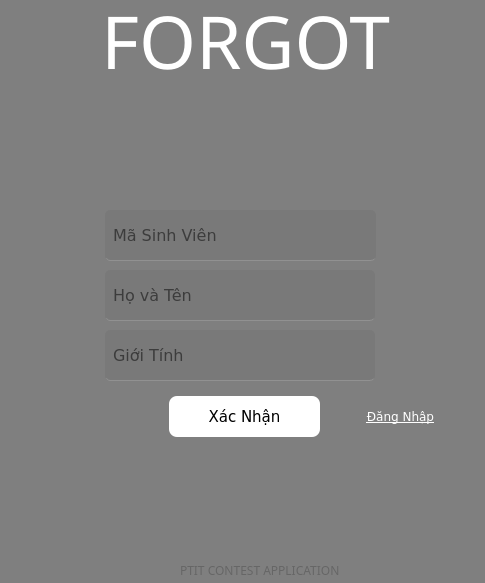
<?xml version="1.0" encoding="UTF-8"?>
<ui version="4.0">
 <class>dangNhapUI</class>
 <widget class="QDialog" name="dangNhapUI">
  <property name="geometry">
   <rect>
    <x>0</x>
    <y>0</y>
    <width>485</width>
    <height>583</height>
   </rect>
  </property>
  <property name="windowTitle">
   <string>Ứng Dụng Trắc Nghiệm</string>
  </property>
  <property name="styleSheet">
   <string notr="true">background-color: #7F7F7F;</string>
  </property>
  <widget class="QStackedWidget" name="das">
   <property name="geometry">
    <rect>
     <x>0</x>
     <y>0</y>
     <width>485</width>
     <height>583</height>
    </rect>
   </property>
   <property name="currentIndex">
    <number>1</number>
   </property>
   <widget class="QWidget" name="loginPage">
    <widget class="QLabel" name="classMaLabel">
     <property name="geometry">
      <rect>
       <x>100</x>
       <y>-10</y>
       <width>281</width>
       <height>101</height>
      </rect>
     </property>
     <property name="font">
      <font>
       <family>VNI-Hobo</family>
       <pointsize>55</pointsize>
       <bold>false</bold>
      </font>
     </property>
     <property name="layoutDirection">
      <enum>Qt::LayoutDirection::LeftToRight</enum>
     </property>
     <property name="styleSheet">
      <string notr="true">background: transparent;
color:rgb(255, 255, 255)</string>
     </property>
     <property name="text">
      <string>LOGIN</string>
     </property>
     <property name="alignment">
      <set>Qt::AlignmentFlag::AlignCenter</set>
     </property>
    </widget>
    <widget class="QLineEdit" name="taikhoan">
     <property name="geometry">
      <rect>
       <x>105</x>
       <y>220</y>
       <width>271</width>
       <height>51</height>
      </rect>
     </property>
     <property name="font">
      <font>
       <family>Verdana</family>
       <pointsize>12</pointsize>
      </font>
     </property>
     <property name="styleSheet">
      <string notr="true">QLineEdit {
    background-color: rgb(121, 121, 121); /* Nền xám */
    border-radius: 5px; /* Bo góc */
    padding-bottom: 2px; /* Khoảng cách phía dưới */
    padding-top: 3px; /* Khoảng cách phía trên */
    padding-left: 6px; /* Khoảng cách bên trái */
    border-bottom: 1px solid rgb(145, 145, 145); /* Viền dưới màu xám nhạt */
    color: rgb(0, 0, 0); /* Màu chữ đen */
}

QLineEdit:focus {
    border-bottom: 2px solid rgb(0, 122, 204); /* Thay đổi viền dưới khi có focus */
}</string>
     </property>
     <property name="placeholderText">
      <string>Mã Sinh Viên</string>
     </property>
    </widget>
    <widget class="QLineEdit" name="matkhau">
     <property name="geometry">
      <rect>
       <x>105</x>
       <y>280</y>
       <width>271</width>
       <height>51</height>
      </rect>
     </property>
     <property name="font">
      <font>
       <family>Verdana</family>
       <pointsize>12</pointsize>
      </font>
     </property>
     <property name="styleSheet">
      <string notr="true">QLineEdit {
    background-color: rgb(121, 121, 121); /* Nền xám */
    border-radius: 5px; /* Bo góc */
    padding-bottom: 2px; /* Khoảng cách phía dưới */
    padding-top: 3px; /* Khoảng cách phía trên */
    padding-left: 6px; /* Khoảng cách bên trái */
    border-bottom: 1px solid rgb(145, 145, 145); /* Viền dưới màu xám nhạt */
    color: rgb(0, 0, 0); /* Màu chữ đen */
}

QLineEdit:focus {
    border-bottom: 2px solid rgb(0, 122, 204); /* Thay đổi viền dưới khi có focus */
}</string>
     </property>
     <property name="echoMode">
      <enum>QLineEdit::EchoMode::Password</enum>
     </property>
     <property name="placeholderText">
      <string>Mật Khẩu</string>
     </property>
    </widget>
    <widget class="QPushButton" name="login">
     <property name="geometry">
      <rect>
       <x>169</x>
       <y>350</y>
       <width>151</width>
       <height>41</height>
      </rect>
     </property>
     <property name="font">
      <font>
       <family>Verdana</family>
       <pointsize>11</pointsize>
      </font>
     </property>
     <property name="styleSheet">
      <string notr="true">QPushButton {
    background-color:  rgb(255, 255, 255);
    border: none; /* Không có viền */
    color: rgb(0, 0, 0); /* Màu chữ trắng */
    padding: 10px 20px; /* Khoảng cách bên trong nút */
    text-align: center; /* Canh giữa chữ */
    border-radius: 8px; /* Bo góc */
}

QPushButton:hover {
    background-color: #45a049; /* Màu nền khi di chuột */
}

QPushButton:pressed {
    background-color: #388e3c; /* Màu nền khi nút được nhấn */
}</string>
     </property>
     <property name="text">
      <string>Đăng Nhập</string>
     </property>
    </widget>
    <widget class="QPushButton" name="quenMK_Index">
     <property name="geometry">
      <rect>
       <x>341</x>
       <y>357</y>
       <width>121</width>
       <height>29</height>
      </rect>
     </property>
     <property name="font">
      <font>
       <family>Verdana</family>
       <pointsize>9</pointsize>
       <underline>true</underline>
      </font>
     </property>
     <property name="styleSheet">
      <string notr="true">QPushButton {
    background-color: transparent; /* Không có nền */
    color: white; /* Màu chữ trắng */
    text-align: center; /* Canh giữa chữ */
    border: none; /* Không có viền mặc định */
    text-decoration: underline;
}

QPushButton:pressed {
    color: red; /* Nền đỏ khi nút được nhấn */
}
</string>
     </property>
     <property name="text">
      <string>Quên Mật Khẩu</string>
     </property>
    </widget>
    <widget class="QLabel" name="label_2">
     <property name="geometry">
      <rect>
       <x>173</x>
       <y>560</y>
       <width>195</width>
       <height>20</height>
      </rect>
     </property>
     <property name="font">
      <font>
       <family>Franklin Gothic Heavy</family>
      </font>
     </property>
     <property name="styleSheet">
      <string notr="true">color: rgb(102, 102, 102);</string>
     </property>
     <property name="text">
      <string>PTIT CONTEST APPLICATION</string>
     </property>
    </widget>
   </widget>
   <widget class="QWidget" name="quenMKPage">
    <widget class="QLabel" name="classMaLabel_2">
     <property name="geometry">
      <rect>
       <x>65</x>
       <y>-10</y>
       <width>361</width>
       <height>101</height>
      </rect>
     </property>
     <property name="font">
      <font>
       <family>VNI-Hobo</family>
       <pointsize>55</pointsize>
       <bold>false</bold>
      </font>
     </property>
     <property name="layoutDirection">
      <enum>Qt::LayoutDirection::LeftToRight</enum>
     </property>
     <property name="styleSheet">
      <string notr="true">background: transparent;
color:rgb(255, 255, 255)</string>
     </property>
     <property name="text">
      <string>FORGOT</string>
     </property>
     <property name="alignment">
      <set>Qt::AlignmentFlag::AlignCenter</set>
     </property>
    </widget>
    <widget class="QLineEdit" name="taikhoan2">
     <property name="geometry">
      <rect>
       <x>105</x>
       <y>210</y>
       <width>271</width>
       <height>51</height>
      </rect>
     </property>
     <property name="font">
      <font>
       <family>Verdana</family>
       <pointsize>12</pointsize>
      </font>
     </property>
     <property name="styleSheet">
      <string notr="true">QLineEdit {
    background-color: rgb(121, 121, 121); /* Nền xám */
    border-radius: 5px; /* Bo góc */
    padding-bottom: 2px; /* Khoảng cách phía dưới */
    padding-top: 3px; /* Khoảng cách phía trên */
    padding-left: 6px; /* Khoảng cách bên trái */
    border-bottom: 1px solid rgb(145, 145, 145); /* Viền dưới màu xám nhạt */
    color: rgb(0, 0, 0); /* Màu chữ đen */
}

QLineEdit:focus {
    border-bottom: 2px solid rgb(0, 122, 204); /* Thay đổi viền dưới khi có focus */
}</string>
     </property>
     <property name="placeholderText">
      <string>Mã Sinh Viên</string>
     </property>
    </widget>
    <widget class="QLineEdit" name="hoten">
     <property name="geometry">
      <rect>
       <x>105</x>
       <y>270</y>
       <width>270</width>
       <height>51</height>
      </rect>
     </property>
     <property name="font">
      <font>
       <family>Verdana</family>
       <pointsize>12</pointsize>
      </font>
     </property>
     <property name="styleSheet">
      <string notr="true">QLineEdit {
    background-color: rgb(121, 121, 121); /* Nền xám */
    border-radius: 5px; /* Bo góc */
    padding-bottom: 2px; /* Khoảng cách phía dưới */
    padding-top: 3px; /* Khoảng cách phía trên */
    padding-left: 6px; /* Khoảng cách bên trái */
    border-bottom: 1px solid rgb(145, 145, 145); /* Viền dưới màu xám nhạt */
    color: rgb(0, 0, 0); /* Màu chữ đen */
}

QLineEdit:focus {
    border-bottom: 2px solid rgb(0, 122, 204); /* Thay đổi viền dưới khi có focus */
}</string>
     </property>
     <property name="placeholderText">
      <string>Họ và Tên</string>
     </property>
    </widget>
    <widget class="QLineEdit" name="gioitinh">
     <property name="geometry">
      <rect>
       <x>105</x>
       <y>330</y>
       <width>270</width>
       <height>51</height>
      </rect>
     </property>
     <property name="font">
      <font>
       <family>Verdana</family>
       <pointsize>12</pointsize>
      </font>
     </property>
     <property name="styleSheet">
      <string notr="true">QLineEdit {
    background-color: rgb(121, 121, 121); /* Nền xám */
    border-radius: 5px; /* Bo góc */
    padding-bottom: 2px; /* Khoảng cách phía dưới */
    padding-top: 3px; /* Khoảng cách phía trên */
    padding-left: 6px; /* Khoảng cách bên trái */
    border-bottom: 1px solid rgb(145, 145, 145); /* Viền dưới màu xám nhạt */
    color: rgb(0, 0, 0); /* Màu chữ đen */
}

QLineEdit:focus {
    border-bottom: 2px solid rgb(0, 122, 204); /* Thay đổi viền dưới khi có focus */
}</string>
     </property>
     <property name="placeholderText">
      <string>Giới Tính</string>
     </property>
    </widget>
    <widget class="QPushButton" name="quenMK">
     <property name="geometry">
      <rect>
       <x>169</x>
       <y>396</y>
       <width>151</width>
       <height>41</height>
      </rect>
     </property>
     <property name="font">
      <font>
       <family>Verdana</family>
       <pointsize>11</pointsize>
      </font>
     </property>
     <property name="styleSheet">
      <string notr="true">QPushButton {
    background-color:  rgb(255, 255, 255);
    border: none; /* Không có viền */
    color: rgb(0, 0, 0); /* Màu chữ trắng */
    padding: 10px 20px; /* Khoảng cách bên trong nút */
    text-align: center; /* Canh giữa chữ */
    border-radius: 8px; /* Bo góc */
}

QPushButton:hover {
    background-color: #45a049; /* Màu nền khi di chuột */
}

QPushButton:pressed {
    background-color: #388e3c; /* Màu nền khi nút được nhấn */
}</string>
     </property>
     <property name="text">
      <string>Xác Nhận</string>
     </property>
    </widget>
    <widget class="QPushButton" name="login_Index">
     <property name="geometry">
      <rect>
       <x>340</x>
       <y>402</y>
       <width>121</width>
       <height>29</height>
      </rect>
     </property>
     <property name="font">
      <font>
       <family>Verdana</family>
       <pointsize>9</pointsize>
       <underline>true</underline>
      </font>
     </property>
     <property name="styleSheet">
      <string notr="true">QPushButton {
    background-color: transparent; /* Không có nền */
    color: white; /* Màu chữ trắng */
    text-align: center; /* Canh giữa chữ */
    border: none; /* Không có viền mặc định */
    text-decoration: underline;
}

QPushButton:pressed {
    color: red; /* Nền đỏ khi nút được nhấn */
}
</string>
     </property>
     <property name="text">
      <string>Đăng Nhập</string>
     </property>
    </widget>
    <widget class="QLabel" name="label">
     <property name="geometry">
      <rect>
       <x>180</x>
       <y>560</y>
       <width>195</width>
       <height>20</height>
      </rect>
     </property>
     <property name="font">
      <font>
       <family>Franklin Gothic Heavy</family>
      </font>
     </property>
     <property name="styleSheet">
      <string notr="true">color: rgb(102, 102, 102);</string>
     </property>
     <property name="text">
      <string>PTIT CONTEST APPLICATION</string>
     </property>
    </widget>
   </widget>
  </widget>
 </widget>
 <tabstops>
  <tabstop>taikhoan</tabstop>
  <tabstop>matkhau</tabstop>
  <tabstop>login</tabstop>
  <tabstop>quenMK_Index</tabstop>
  <tabstop>taikhoan2</tabstop>
  <tabstop>hoten</tabstop>
  <tabstop>gioitinh</tabstop>
  <tabstop>quenMK</tabstop>
  <tabstop>login_Index</tabstop>
 </tabstops>
 <resources/>
 <connections/>
</ui>
